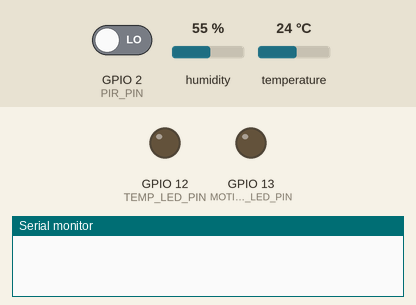
Recording of a sketch running on a simulated ESP32. On the bench: output pins drawn as LEDs (lit = HIGH), the last lines printed to the serial monitor. The test bench sets the inputs (shaded band); at power-on: GPIO 2 (PIR_PIN) LOW, temperature 24 °C, humidity 55 %. WiFi joins after 1.5 s; servers stay silent unless stated.

Above: at 3.0 s.
3.1 s: GPIO 2 (PIR_PIN) driven HIGH
At 12.7 s:
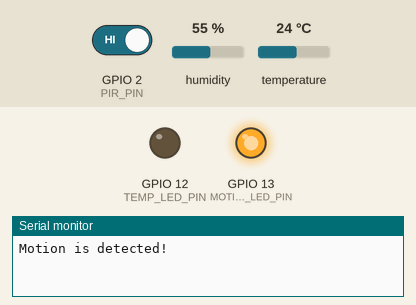
13.3 s: temperature set to 39.1 °C
18.3 s: temperature set to 40.6 °C
At 23.2 s:
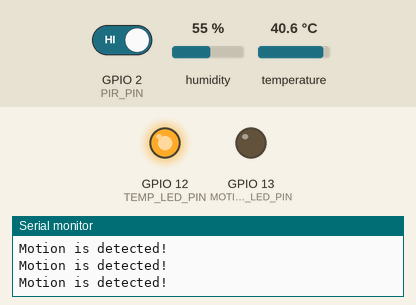
Timing chart, 0 to 73.3 s (numbered marks = the images above; inputs shaded):
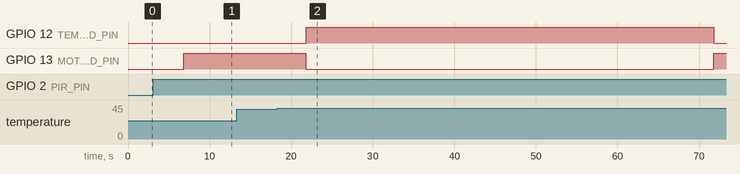

Measured:
- the behaviour switches between 39.9 and 40 °C on temperature (found by bisection; images 1 and 2)
- after the input at 3.1 s, GPIO 13 (MOTION_LED_PIN): LOW → HIGH after 3.7 s
- after the input at 18.3 s, GPIO 12 (TEMP_LED_PIN): LOW → HIGH after 3.5 s, → LOW 50.0 s later; GPIO 13 (MOTION_LED_PIN): HIGH → LOW after 3.5 s, → HIGH 50.0 s later

The sketch:

art_Cattle_Monitoring_System_for_Precision_Livestock_Farming.ino
```cpp
#define BLYNK_TEMPLATE_ID "TMPL3h6aYhhhv"
#define BLYNK_TEMPLATE_NAME "project"
#define BLYNK_AUTH_TOKEN "nZHDJx1UHvrR3iKXHy9vhVEJzRQ0GupX"
#include <WiFi.h>
#include <BlynkSimpleEsp32.h>
#include <DHT.h>

#define DHTPIN 15          // DHT22 data pin
#define DHTTYPE DHT22     // DHT type
#define PIR_PIN 2        // PIR sensor pin
#define MOTION_LED_PIN 13 // LED pin for motion detection
#define TEMP_LED_PIN 12   // LED pin for temperature threshold
#define MOTION_INTERVAL 5000 // Motion check interval (milliseconds)

char auth[] = "nZHDJx1UHvrR3iKXHy9vhVEJzRQ0GupX"; // Blynk authentication token
char ssid[] = "Wokwi-GUEST";
char pass[] = "";

DHT dht(DHTPIN, DHTTYPE);
BlynkTimer timer;

int motionCount = 0;

void setup() {
  Serial.begin(9600);
  dht.begin();
  pinMode(PIR_PIN, INPUT);
  pinMode(MOTION_LED_PIN, OUTPUT);
  pinMode(TEMP_LED_PIN, OUTPUT);

  Blynk.begin(auth, ssid, pass);
  timer.setInterval(MOTION_INTERVAL, checkMotion);
}

void loop() {
  Blynk.run();
  timer.run();
}

void checkMotion() {
  int motionDetected = digitalRead(PIR_PIN);
  if (motionDetected == HIGH) {
    motionCount++;
    Blynk.virtualWrite(V1, motionCount); // Update motion count on Blynk
    blinkMotionLED(); // Blink LED for motion
    Serial.println("Motion is detected!");
  }

  float temperature = dht.readTemperature(); // Read temperature
  Blynk.virtualWrite(V2, temperature); // Update temperature on Blynk

  if (temperature >= 40.0) {
    blinkTempLED(); // Blink LED if temperature exceeds 40 degrees Celsius
    Serial.println("The temperature is beyond the threshold.");
  } else {
    digitalWrite(TEMP_LED_PIN, LOW); // Turn off LED if temperature is below 40 degrees Celsius
  }
}

void blinkMotionLED() {
  digitalWrite(MOTION_LED_PIN, HIGH); // Turn on motion LED
  delay(5000); // Wait for 500 milliseconds
  digitalWrite(MOTION_LED_PIN, LOW); // Turn off motion LED
}

void blinkTempLED() {
  digitalWrite(TEMP_LED_PIN, HIGH); // Turn on temperature LED
  delay(50000); // Wait for 500 milliseconds
  digitalWrite(TEMP_LED_PIN, LOW); // Turn off temperature LED
}
```
